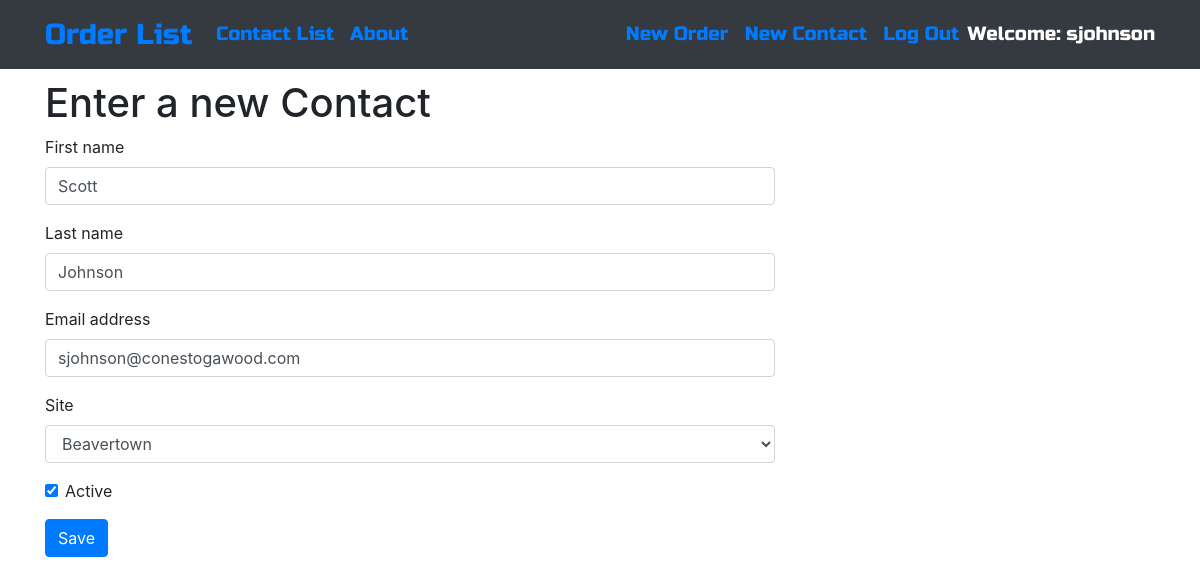
Page /contact/3/edit/ (signed in) on the earlier database version.
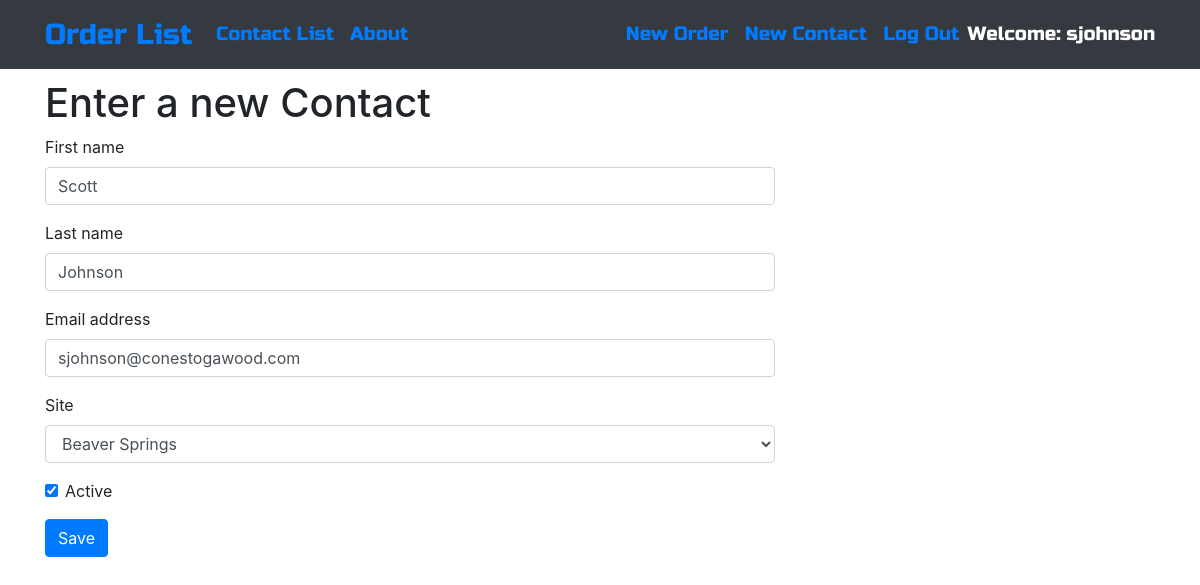
Same page on the later database version.
### ordermanager/models.py (models this page shows, shortened)
class Contact(models.Model):
    SITES = (
        ("BVS", "Beaver Springs"),
        ("BVT", "Beavertown"),
    )
    first_name = models.CharField(max_length=50)
    last_name = models.CharField(max_length=50)
    email_address = models.CharField(max_length=100)
    site = models.CharField(max_length=3, choices=SITES)
    active = models.BooleanField(default=True)

### ordermanager/views.py (the view)
# urls.py: path('contact/<int:pk>/edit/', views.ContactUpdateView.as_view(), name='contact_edit'),
class ContactUpdateView(LoginRequiredMixin, UpdateView):
    login_url = '/login/'
    redirect_field_name = 'ordermanager/contact_detail.html'
    form_class = ContactForm
    model = Contact

### ordermanager/forms.py
class ContactForm(forms.ModelForm):
    class Meta:
        model = Contact
        fields = ('first_name', 'last_name', 'email_address', 'site', 'active')
        widgets = {
            'first_name': forms.TextInput(attrs={'class': 'textinputclass'}),
            'last_name': forms.TextInput(attrs={'class': 'textinputclass'}),
            'email_address': forms.EmailInput(attrs={'class': 'textinputclass'}),
            'site': forms.Select(attrs={'class': 'comboinputclass'}),
            'active': forms.CheckboxInput(attrs={'class': 'checkboxinputclass'})
        }

### ordermanager/templates/ordermanager/contact_form.html (shortened to what this page needs)
{% extends "ordermanager/base.html" %}
{% load bootstrap4 %}
{% block content %}
    <h1>Enter a new Contact</h1>
    <form class="contact-form" method="POST">
        {% bootstrap_form form %}
        <button type="submit" class="save btn btn-primary">Save</button>
    </form>
{% endblock %}

Differences in the rows shown:
changed Contact "Scott": site "Beavertown" → "Beaver Springs"
